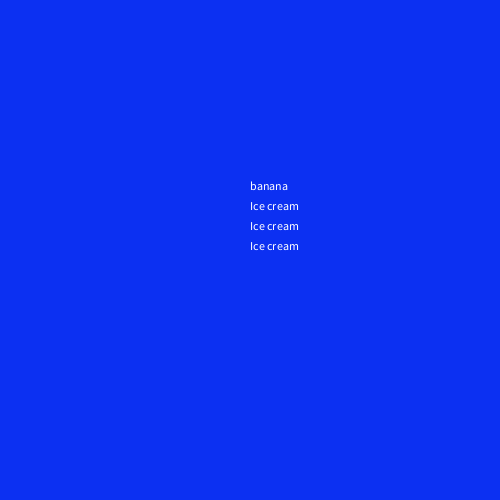
Frame 1 (no input)
Frame 60 (the mouse pressed at the canvas centre just before this capture): identical to frame 1, image omitted
Frame 120 (the mouse held since frame 60 and released just before this capture): identical to frame 1, image omitted

The Processing sketch that drew this single still picture (run headless with seeded random() and noise(); from frame 60 on, the mouse is pressed at the canvas centre):

// Processing sketch: banana_split
// ── banana_split.pde
int x = 250;
int y = 250;
void setup() {
  size(500,500);
  background(#0C30F2);
  
  for (int a = 0; a < 3; a++) {
   
    text("Ice cream", x,y);
    y = y - 20;
  }
  text("banana", x,y);
}

void draw() {
  
}
